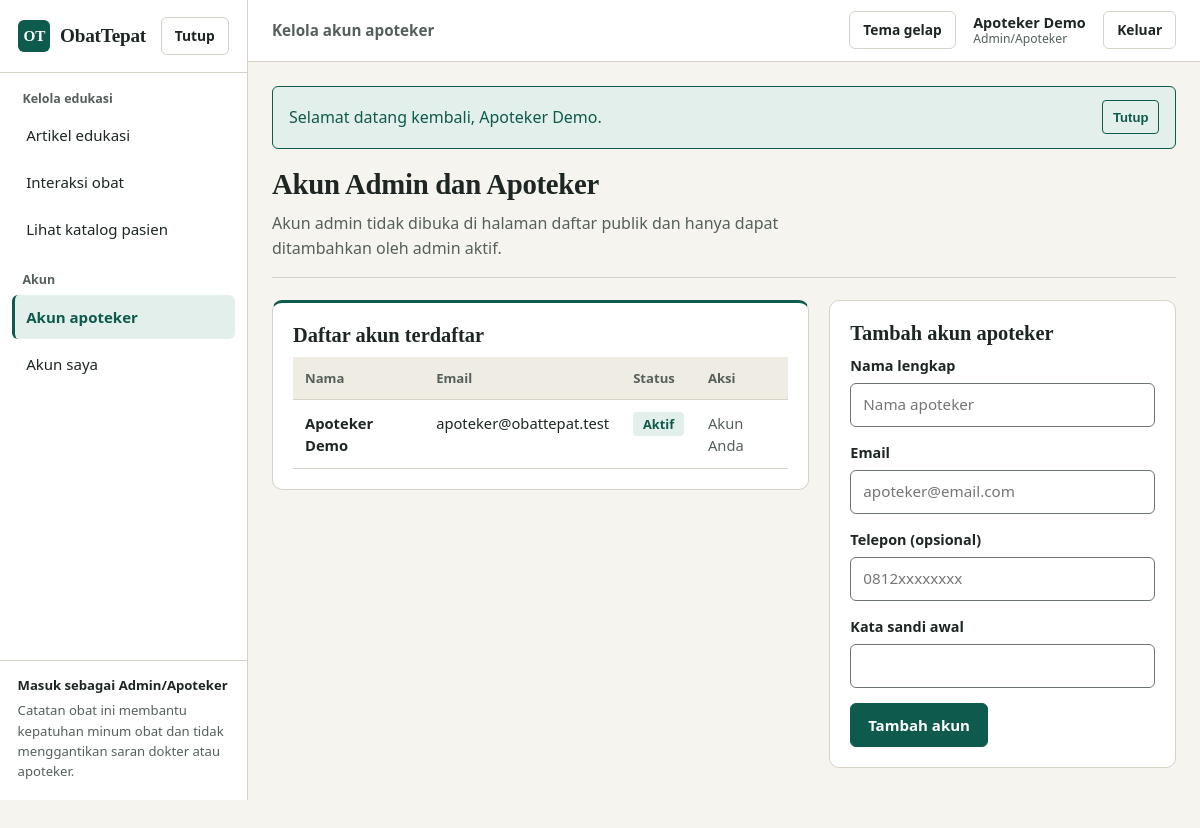
Screenshot of /auth/staff.php (signed in) with the database file from the repository.
### tables this page shows
CREATE TABLE users (
    id BIGINT UNSIGNED AUTO_INCREMENT PRIMARY KEY,
    full_name VARCHAR(120) NOT NULL,
    email VARCHAR(150) NOT NULL,
    password_hash VARCHAR(255) NOT NULL,
    phone VARCHAR(25) NULL,
    role ENUM('patient', 'caregiver', 'admin') NOT NULL DEFAULT 'patient',
    is_active TINYINT(1) NOT NULL DEFAULT 1,
    created_at TIMESTAMP NOT NULL DEFAULT CURRENT_TIMESTAMP,
    updated_at TIMESTAMP NOT NULL DEFAULT CURRENT_TIMESTAMP ON UPDATE CURRENT_TIMESTAMP,
    UNIQUE KEY uq_users_email (email),
    KEY idx_users_role (role)
);

### config/database.php (called while the page is built)
<?php
return [
    'host' => getenv('DB_HOST') ?: '127.0.0.1',
    'port' => (int) (getenv('DB_PORT') ?: 3306),
    'name' => getenv('DB_NAME') ?: 'obattepat_db',
    'user' => getenv('DB_USER') ?: 'root',
    'pass' => getenv('DB_PASS') ?: '',
    'charset' => 'utf8mb4',
];

### core/database.php (called while the page is built, shortened)
<?php
function db(): PDO
{
    static $pdo = null;
    if ($pdo instanceof PDO) {
        return $pdo;
    }
    $config = require ROOT_PATH . '/config/database.php';
    $dsn = sprintf(
        'mysql:host=%s;port=%d;dbname=%s;charset=%s',
        $config['host'],
        $config['port'],
        $config['name'],
        $config['charset']
    );
    $pdo = new PDO($dsn, $config['user'], $config['pass'], [
        PDO::ATTR_ERRMODE => PDO::ERRMODE_EXCEPTION,
        PDO::ATTR_DEFAULT_FETCH_MODE => PDO::FETCH_ASSOC,
        PDO::ATTR_EMULATE_PREPARES => false,
    ]);
    $pdo->exec("SET time_zone = '" . date('P') . "'");
    return $pdo;
}
function db_one(string $sql, array $params = []): ?array
{
    $statement = db()->prepare($sql);
    $statement->execute($params);
    $row = $statement->fetch();
    return $row === false ? null : $row;
}
function db_all(string $sql, array $params = []): array
{
    $statement = db()->prepare($sql);
    $statement->execute($params);
    return $statement->fetchAll();
}

### core/auth.php (called while the page is built, shortened)
<?php
function current_user(): ?array
{
    static $user = false;
    if ($user !== false) {
        return $user;
    }
    $userId = (int) ($_SESSION['user_id'] ?? 0);
    $user = db_one('SELECT id, full_name, email, phone, role, is_active FROM users WHERE id = ? AND is_active = 1', [$userId]);
    return $user;
}
function home_path_for(string $role): string
{
    return match ($role) {
        'caregiver' => 'caregivers/monitor.php',
        'admin' => 'education/admin/articles.php',
        default => 'reports/dashboard.php',
    };
}
function require_auth(): array
{
    $user = current_user();
    return $user;
}
function require_role(string ...$roles): array
{
    $user = require_auth();
    return $user;
}

### core/bootstrap.php (called while the page is built, shortened)
<?php
require_once ROOT_PATH . '/core/helpers.php';
require_once ROOT_PATH . '/core/database.php';
require_once ROOT_PATH . '/core/validator.php';
require_once ROOT_PATH . '/core/auth.php';
require_once ROOT_PATH . '/core/view.php';
spl_autoload_register(function (string $class): void {
    $file = ROOT_PATH . '/services/' . $class . '.php';
});

### services/AuthService.php (called while the page is built, shortened)
<?php
class AuthService
{
    public static function staffAccounts(): array
    {
        return db_all('SELECT id, full_name, email, phone, is_active, created_at FROM users WHERE role = ? ORDER BY full_name', ['admin']);
    }
}

### public/auth/staff.php (the view, shortened to what this page needs)
<?php
require_once dirname(__DIR__, 2) . '/core/bootstrap.php';
$admin = require_role('admin');
$errors = [];
$form = ['full_name' => '', 'email' => '', 'phone' => ''];
$staffList = AuthService::staffAccounts();
view_start('Kelola akun apoteker', 'staff');
?>
<div class="page-header">
    <div>
        <h1>Akun Admin dan Apoteker</h1>
        <p class="page-subtitle">Akun admin tidak dibuka di halaman daftar publik dan hanya dapat ditambahkan oleh admin aktif.</p>
    </div>
</div>
<div class="split-grid">
    <section class="panel panel-ledger">
        <h2>Daftar akun terdaftar</h2>
        <div class="table-wrap">
            <table>
                <thead>
                    <tr>
                        <th>Nama</th>
                        <th>Email</th>
                        <th>Status</th>
                        <th>Aksi</th>
                    </tr>
                </thead>
                <tbody>
                    <?php foreach ($staffList as $staff): ?>
                    <tr>
                        <td><strong><?= e($staff['full_name']) ?></strong></td>
                        <td><?= e($staff['email']) ?></td>
                        <td><?= status_chip($staff['is_active'] ? 'active' : 'revoked', $staff['is_active'] ? 'Aktif' : 'Nonaktif') ?></td>
                        <td>
                            <?php if ((int) $staff['id'] === (int) $admin['id']): ?>
                            <span class="muted">Akun Anda</span>
                            <?php endif; ?>
                        </td>
                    </tr>
                    <?php endforeach; ?>
                </tbody>
            </table>
        </div>
    </section>
    <section class="panel">
        <h2>Tambah akun apoteker</h2>
        <form method="post" action="<?= e(url('auth/staff.php')) ?>" novalidate>
            <div class="field">
                <label for="full_name">Nama lengkap</label>
                <input id="full_name" name="full_name" type="text" value="<?= e($form['full_name']) ?>" placeholder="Nama apoteker" required<?= field_attrs($errors, 'full_name') ?>>
            </div>
            <div class="field">
                <label for="email">Email</label>
                <input id="email" name="email" type="email" value="<?= e($form['email']) ?>" placeholder="apoteker@email.com" required<?= field_attrs($errors, 'email') ?>>
            </div>
            <div class="field">
                <label for="phone">Telepon (opsional)</label>
                <input id="phone" name="phone" type="tel" value="<?= e($form['phone']) ?>" placeholder="0812xxxxxxxx">
            </div>
            <div class="field">
                <label for="password">Kata sandi awal</label>
                <input id="password" name="password" type="password" required<?= field_attrs($errors, 'password') ?>>
            </div>
            <button type="submit" class="button button-primary">Tambah akun</button>
        </form>
    </section>
</div>

### templates/layouts/header.php (shortened to what this page needs)
?><!DOCTYPE html>
<html lang="id">
<head>
    <link rel="stylesheet" href="<?= e(asset('css/app.css')) ?>">
</head>
<body class="<?= $isGuest ? 'body-guest' : 'body-app' ?>" data-base-url="<?= e(base_url()) ?>">
<?php if ($isGuest): ?>
<header class="guest-header">
    <div class="guest-header-inner">
        <a class="brand-mark" href="<?= e(url()) ?>">
            <span class="brand-seal" aria-hidden="true">OT</span>
            <span class="brand-name"><?= e(config('name')) ?></span>
        </a>
        <nav class="guest-nav" aria-label="Navigasi utama">
            <a href="<?= e(url('education/index.php')) ?>"<?= $activeNav === 'education' ? ' aria-current="page"' : '' ?>>Edukasi obat</a>
            <a href="<?= e(url('auth/login.php')) ?>"<?= $activeNav === 'login' ? ' aria-current="page"' : '' ?>>Masuk</a>
            <a class="button button-primary button-sm" href="<?= e(url('auth/register.php')) ?>">Daftar akun</a>
            <button type="button" class="button button-ghost button-sm" data-theme-toggle aria-label="Ganti tema terang atau gelap">Tema gelap</button>
        </nav>
    </div>
</header>
<main id="main-content" class="guest-main">
    <?php partial('flash_messages', ['messages' => $flashMessages]); ?>
<?php else: ?>
<div class="app-shell" data-shell>
    <?php require ROOT_PATH . '/templates/layouts/sidebar.php'; ?>
    <div class="app-workspace">
        <header class="topbar">
            <div class="topbar-left">
                <span class="topbar-title"><?= e($pageTitle) ?></span>
            </div>
            <div class="topbar-actions">
                <button type="button" class="button button-ghost button-sm" data-theme-toggle aria-label="Ganti tema terang atau gelap">Tema gelap</button>
                <a class="topbar-user" href="<?= e(url('auth/profile.php')) ?>">
                    <span class="user-name"><?= e($user['full_name']) ?></span>
                    <span class="user-role"><?= e(label('role', $user['role'])) ?></span>
                </a>
                <form method="post" action="<?= e(url('auth/logout.php')) ?>" class="inline-form">
                    <button type="submit" class="button button-ghost button-sm">Keluar</button>
                </form>
            </div>
        </header>
        <main id="main-content" class="app-main">
<?php endif; ?>

### templates/layouts/sidebar.php (shortened to what this page needs)
<aside id="app-sidebar" class="sidebar" aria-label="Navigasi aplikasi" data-sidebar>
    <div class="sidebar-top">
        <a class="brand-mark" href="<?= e(url(home_path_for($user['role']))) ?>">
            <span class="brand-seal" aria-hidden="true">OT</span>
            <span class="brand-name"><?= e(config('name')) ?></span>
        </a>
        <button type="button" class="button button-ghost button-sm mobile-close-btn" data-drawer-close aria-label="Tutup menu">Tutup</button>
    </div>
    <nav class="sidebar-nav">
        <?php foreach ($navGroups as $groupName => $items): ?>
        <div class="nav-group">
            <p class="nav-group-label"><?= e($groupName) ?></p>
            <ul>
                <?php foreach ($items as $key => [$path, $text]): ?>
                <li>
                    <a class="nav-link<?= $activeNav === $key ? ' is-active' : '' ?>" href="<?= e(url($path)) ?>"<?= $activeNav === $key ? ' aria-current="page"' : '' ?>>
                        <span><?= e($text) ?></span>
                    </a>
                </li>
                <?php endforeach; ?>
            </ul>
        </div>
        <?php endforeach; ?>
    </nav>
    <div class="sidebar-foot">
        <p class="sidebar-role-note">Masuk sebagai <?= e(label('role', $user['role'])) ?></p>
        <p class="sidebar-disclaimer">Catatan obat ini membantu kepatuhan minum obat dan tidak menggantikan saran dokter atau apoteker.</p>
    </div>
</aside>

### core/view.php (shortened to what this page needs)
<?php
function view_start(string $title, ?string $activeNav = null, array $options = []): void
{
    $pageTitle = $title;
    $user = current_user();
    $isGuest = ($options['guest'] ?? false) || $user === null;
    $navGroups = $isGuest ? [] : navigation_for($user['role']);
    require ROOT_PATH . '/templates/layouts/header.php';
}
function view_end(array $scripts = []): void
{
    require ROOT_PATH . '/templates/layouts/footer.php';
}
function navigation_for(string $role): array
{
    return match ($role) {
        'caregiver' => [
            'Pendampingan' => [
                'monitor' => ['caregivers/monitor.php', 'Pantau pasien'],
                'link' => ['caregivers/link.php', 'Tautkan pasien'],
            ],
            'Referensi' => [
                'education' => ['education/index.php', 'Edukasi obat'],
                'profile' => ['auth/profile.php', 'Akun saya'],
            ],
        ],
        'admin' => [
            'Kelola edukasi' => [
                'admin-articles' => ['education/admin/articles.php', 'Artikel edukasi'],
                'admin-interactions' => ['education/admin/interactions.php', 'Interaksi obat'],
                'education' => ['education/index.php', 'Lihat katalog pasien'],
            ],
            'Akun' => [
                'staff' => ['auth/staff.php', 'Akun apoteker'],
                'profile' => ['auth/profile.php', 'Akun saya'],
            ],
        ],
        default => [
            'Hari ini' => [
                'dashboard' => ['reports/dashboard.php', 'Beranda'],
                'schedules' => ['schedules/index.php', 'Jadwal minum'],
                'history' => ['schedules/history.php', 'Riwayat minum'],
            ],
            'Obat' => [
                'medications' => ['medications/index.php', 'Obat saya'],
                'prescriptions' => ['medications/prescriptions.php', 'Resep dokter'],
                'refills' => ['refills/index.php', 'Stok & tebus ulang'],
            ],
            'Catatan' => [
                'symptoms' => ['symptoms/index.php', 'Jurnal efek samping'],
                'report' => ['reports/medical_report.php', 'Laporan kontrol'],
            ],
            'Lainnya' => [
                'caregivers' => ['caregivers/index.php', 'Pendamping saya'],
                'education' => ['education/index.php', 'Edukasi obat'],
                'profile' => ['auth/profile.php', 'Profil kesehatan'],
            ],
        ],
    };
}
function field_attrs(array $errors, string $field): string
{
    return isset($errors[$field]) ? ' aria-invalid="true" aria-describedby="' . e($field) . '-error"' : '';
}
function status_chip(string $status, ?string $text = null): string
{
    return '<span class="chip chip-' . e($status) . '">' . e($text ?? label('schedule_status', $status)) . '</span>';
}

### rows the page displays
users: role "Admin/Apoteker", full_name "Apoteker Demo", email "apoteker@obattepat.test", shows "Akun Anda"

### other values shown
config('name') "ObatTepat"
$groupName "Kelola edukasi"
$text "Artikel edukasi"
$text "Interaksi obat"
$text "Lihat katalog pasien"
$groupName "Akun"
$text "Akun apoteker"
$text "Akun saya"
$pageTitle "Kelola akun apoteker"
$flash['message'] "Selamat datang kembali, Apoteker Demo."
